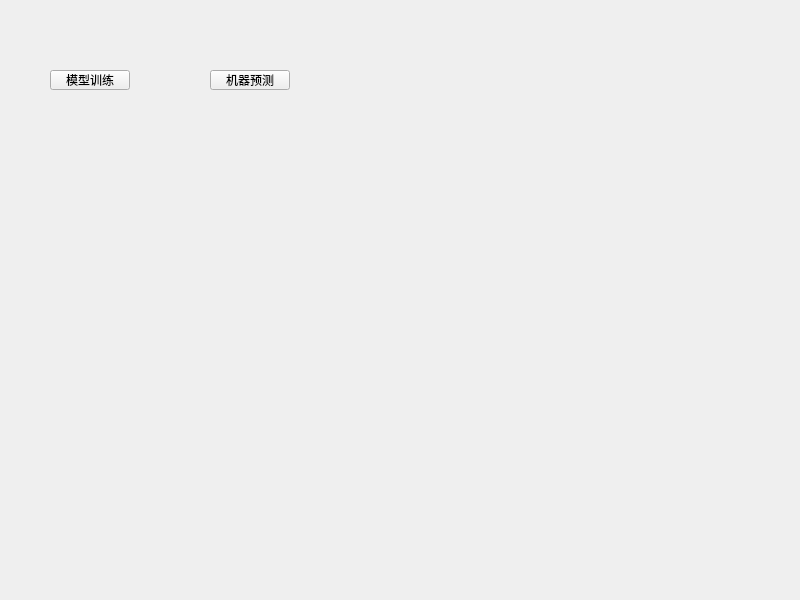
<?xml version="1.0" encoding="UTF-8"?>
<ui version="4.0">
 <class>Widget</class>
 <widget class="QWidget" name="Widget">
  <property name="geometry">
   <rect>
    <x>0</x>
    <y>0</y>
    <width>800</width>
    <height>600</height>
   </rect>
  </property>
  <property name="windowTitle">
   <string>Widget</string>
  </property>
  <widget class="QPushButton" name="model_training">
   <property name="geometry">
    <rect>
     <x>50</x>
     <y>70</y>
     <width>80</width>
     <height>20</height>
    </rect>
   </property>
   <property name="text">
    <string>模型训练</string>
   </property>
  </widget>
  <widget class="QPushButton" name="machine_predict">
   <property name="geometry">
    <rect>
     <x>210</x>
     <y>70</y>
     <width>80</width>
     <height>20</height>
    </rect>
   </property>
   <property name="text">
    <string>机器预测</string>
   </property>
  </widget>
 </widget>
 <resources/>
 <connections/>
</ui>
